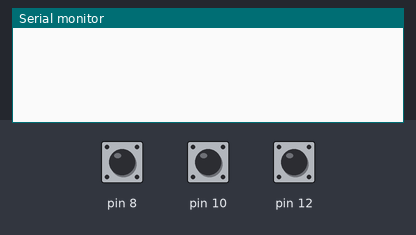
Bench run of a sketch on a simulated Arduino Uno, built with avr-gcc and run on an emulated ATmega328P. Shown: the last lines printed to the serial monitor. The inputs (shaded band) are chosen by the test bench; at power-on: pin 8 HIGH, pin 10 HIGH, pin 12 HIGH.

Above: at 1.2 s.
1.3 s: pin 8 pulled LOW for 0.15 s
At 2.6 s:
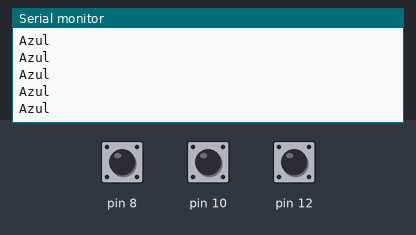
2.9 s: pin 10 pulled LOW for 0.15 s
At 3.9 s:
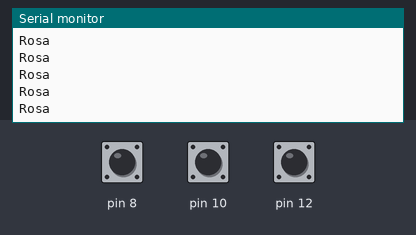
4.5 s: pin 12 pulled LOW for 0.15 s
At 5.8 s:
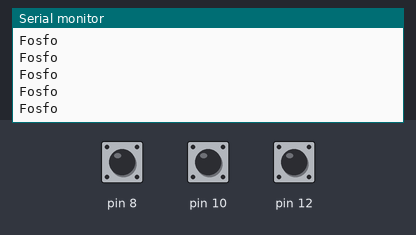
6.1 s: pin 12 driven LOW
9.1 s: pin 8 driven LOW and pin 12 driven HIGH
At 10.1 s:
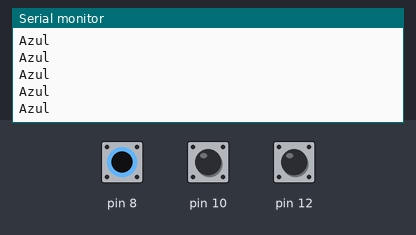

The sketch:

capacitiveSensor.ino
```cpp
#include <CapacitiveSensor.h>

CapacitiveSensor azul = CapacitiveSensor(7, 8);
CapacitiveSensor rosa = CapacitiveSensor(9, 10);
CapacitiveSensor fosfo = CapacitiveSensor(11, 12);

void setup() {
  Serial.begin(9600);// put your setup code here, to run once:
}

void loop() {
  long lectura_a = azul.capacitiveSensor(30);
  long lectura_r = rosa.capacitiveSensor(30);
  long lectura_f = fosfo.capacitiveSensor(30);
  if (lectura_a > 1000) {
    Serial.println("Azul");
  }
  if (lectura_r > 1000) {
    Serial.println("Rosa");
  }
  if (lectura_f > 1000) {
    Serial.println("Fosfo");
  }
}
```

Measured:
- after the input at 1.3 s, the serial monitor: prints a new line at once (image 1)
- after the input at 2.9 s, the serial monitor: prints a new line at once (image 2)
- after the input at 4.5 s, the serial monitor: prints a new line at once (image 3)
- after the input at 9.1 s, the serial monitor: prints a new line at once (image 4)
